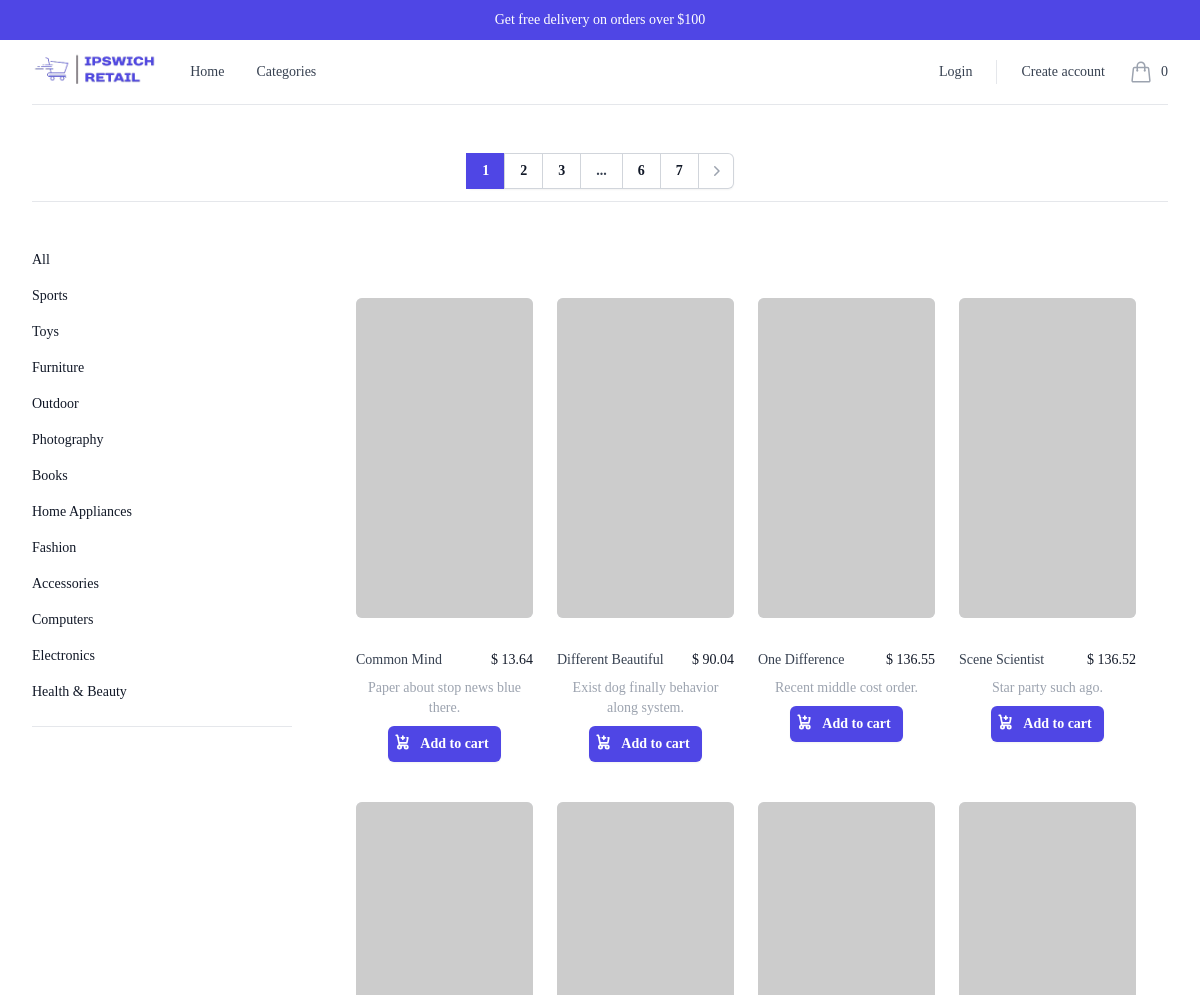
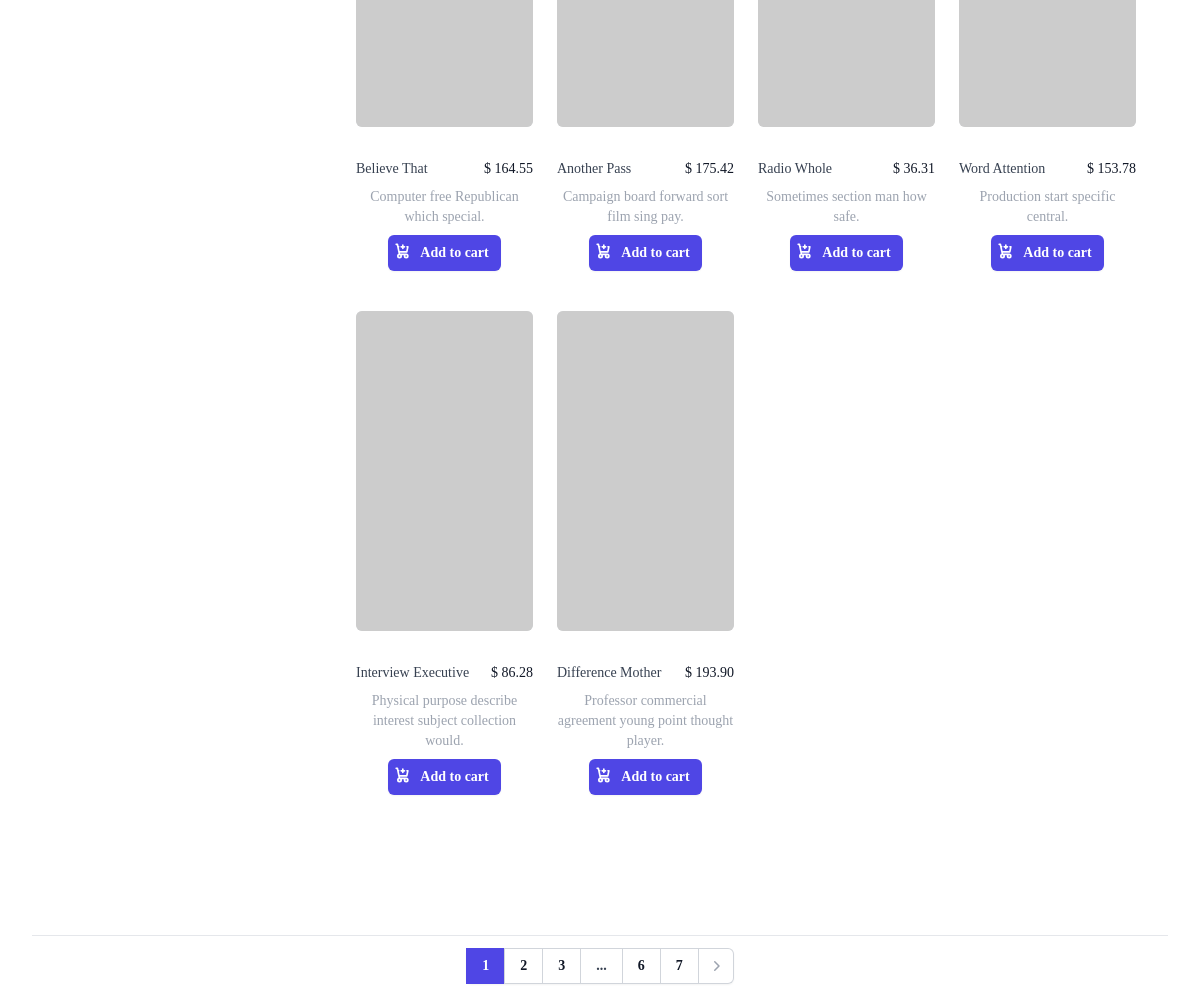
Page /products/category/1/ on the committed database (2 pictures, top to bottom).
### shop/models.py (models this page shows, shortened)
class Category(models.Model):
    name = models.CharField(max_length=100)

class Product(models.Model):
    name = models.CharField(max_length=100)
    description = models.TextField()
    price = models.DecimalField(max_digits=10, decimal_places=2)
    image = models.ImageField(upload_to='products/')
    category = models.ForeignKey(Category, on_delete=models.SET_NULL, null=True, blank=True)
    stock = models.PositiveIntegerField(default=0)

### shop/views.py (the view)
# urls.py: path('products/category/', views.product_list_by_category, name='product_list_by_category'),
def product_list_by_category(request, category_id=None):
    categories = Category.objects.all()
    if category_id:
        category = get_object_or_404(Category, id=category_id)
        products = Product.objects.filter(category=category)
    else:
        products = Product.objects.all()
    paginator = Paginator(products, 10)  # Show 10 products per page
    page_number = request.GET.get('page')
    page_obj = paginator.get_page(page_number)
    return render(request, 'shop/product_list_category.html', {
        'page_obj': page_obj,
        'paginator': paginator,
        'categories': categories,
        'category': category if category_id else None
    })

### shop/context_processors.py (called while the page is built)
def cart_total_items(request):
    total_items = 0
    if request.user.is_authenticated:
        cart = Cart.objects.filter(user=request.user).first()
        if cart:
            total_items = sum([item.quantity for item in cart.cartitem_set.all()])
    else:
        cart = request.session.get('cart', {})
        total_items = sum(item['quantity'] for item in cart.values())
    return {'total_items_in_cart': total_items}

### theme/templates/shop/product_list_category.html (shortened to what this page needs)
{% extends '../base.html' %} {% block title %}Ipswich Retail | Categories{% endblock %}
{% block content %}
  <div>
    <main class="mx-auto max-w-7xl px-4 sm:px-6 lg:px-8">
      <div class="flex items-baseline justify-center min-w-full pb-6 pt-4">
          {% include '../components/paginations/top-pagination.html' %}
      </div>
      <section aria-labelledby="products-heading" class="pb-24 pt-6">
        <div class="grid grid-cols-1 gap-x-8 gap-y-10 lg:grid-cols-4">
          {% include '../components/blocks/category_forms_list.html' %}
          <div class="lg:col-span-3">
            <div class="mx-auto max-w-2xl px-4 py-4 sm:px-6 sm:py-6 lg:max-w-7xl lg:px-8">
              {% include '../components/products/products.html' %}
            </div>
          </div>
        </div>
      </section>
      {% include '../components/paginations/bottom-pagination.html' %}
    </main>
  </div>
{% endblock %}

### theme/templates/components/blocks/category_forms_list.html (shortened to what this page needs)
<form class="hidden lg:block">
  <ul
    role="list"
    class="space-y-4 border-b border-gray-200 pb-6 text-sm font-medium text-gray-900"
  >
    <li>
      <a href="{% url 'product_list_by_category' %}">All</a>
    </li>
    {% for category in categories %}
    <li>
      <a href="{% url 'product_list_by_category' category.id %}"
        >{{ category.name }}</a
      >
    </li>
    {% endfor %}
  </ul>
</form>

### theme/templates/components/products/products.html (shortened to what this page needs)
<div class="mt-6 grid grid-cols-1 gap-x-6 gap-y-10 sm:grid-cols-2 lg:grid-cols-4 xl:gap-x-8">
  {% for product in page_obj %}
    <div class="group relative">
      <div class="aspect-h-1 aspect-w-1 w-full overflow-hidden rounded-md bg-gray-200 lg:aspect-none group-hover:opacity-75 lg:h-80">
        <a href="{% url 'product_detail' product.id %}">
          <img src="{{ product.image }}" alt="{{ product.name }}" class="size-full object-cover object-center lg:size-full" />
        </a>
      </div>
      <div class="mt-4 flex justify-center flex-col w-full items-center gap-2">
        <div class="mt-4 flex justify-between min-w-full">
          <div>
            <h3 class="text-sm text-gray-700">
              <a href="{% url 'product_detail' product.id %}">
                <span aria-hidden="true" class="absolute inset-0"></span>
                {{ product.name }}
              </a>
            </h3>
          </div>
          <div>
            <p class="text-sm font-medium text-gray-900">
              $ {{ product.price }}
            </p>
          </div>
        </div>
        <p class="text-sm font-medium text-gray-400 text-center">
          {{ product.description }}
        </p>
        <form action="{% url 'add_to_cart' product.id %}" method="post">
          <div class="z-100 relative bottom-0">
            <button
              type="submit"
              class="flex w-full justify-center rounded-md bg-indigo-600 px-3 py-1.5 text-sm/6 font-semibold text-white shadow-sm hover:bg-indigo-500 focus-visible:outline focus-visible:outline-2 focus-visible:outline-offset-2 focus-visible:outline-indigo-600"
              >
              Add to cart
            </button>
          </div>
        </form>
      </div>
    </div>
  {% endfor %}
</div>

### rows in the picture
Category: name "Sports"
Category: name "Toys"
Category: name "Furniture"
Category: name "Outdoor"
Category: name "Photography"
Category: name "Books"
Category: name "Home Appliances"
Category: name "Fashion"
Category: name "Accessories"
Category: name "Computers"
Category: name "Electronics"
Category: name "Health & Beauty"
Product: name "Common Mind", price "13.64", description "Paper about stop news blue there."
Product: name "Different Beautiful", price "90.04", description "Exist dog finally behavior along system."
Product: name "One Difference", price "136.55", description "Recent middle cost order."
Product: name "Scene Scientist", price "136.52", description "Star party such ago."
Product: name "Believe That", price "164.55", description "Computer free Republican which special."
Product: name "Another Pass", price "175.42", description "Campaign board forward sort film sing pay."
Product: name "Radio Whole", price "36.31", description "Sometimes section man how safe."
Product: name "Word Attention", price "153.78", description "Production start specific central."
Product: name "Interview Executive", price "86.28", description "Physical purpose describe interest subject collection would."
Product: name "Difference Mother", price "193.90", description "Professor commercial agreement young point thought player."

### other values in the picture
{{ total_items_in_cart }} "0"
{{ page_num }} "1" "2" "3"
{{ page_num }} "6" "7"
